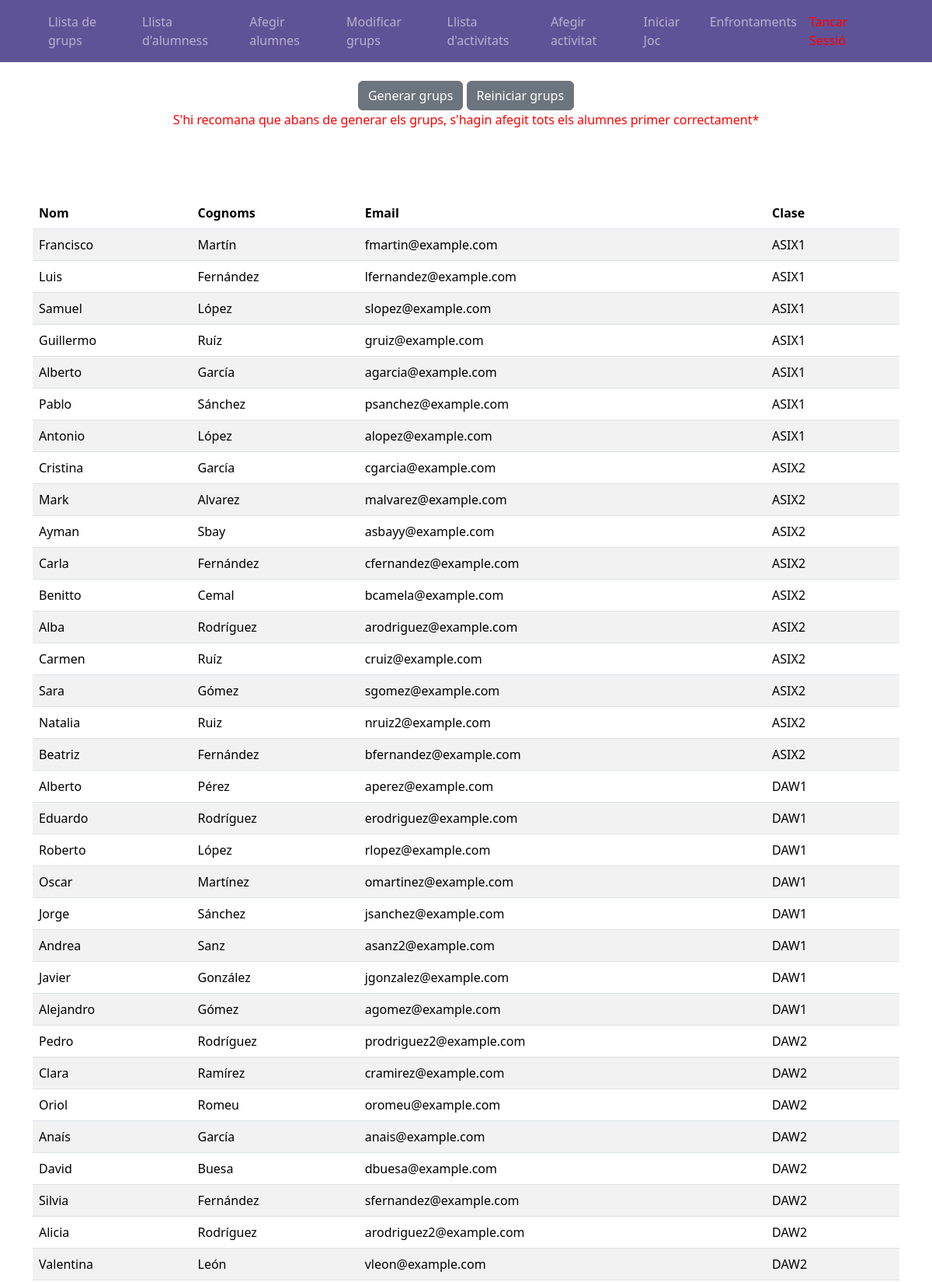
Screenshot of /Controlador/llistaAlumn.php (upper part) with the database file from the repository.
### tables this page shows
CREATE TABLE IF NOT EXISTS `alumne` (
  `id` int(11) NOT NULL AUTO_INCREMENT,
  `nom` varchar(45) NOT NULL,
  `cognoms` varchar(45) DEFAULT NULL,
  `email` varchar(45) DEFAULT NULL,
  `grup_id` int(11) NOT NULL,
  `Clase` varchar(6) NOT NULL,
  PRIMARY KEY (`id`)
);

### Controlador/llistaAlumn.php (called while the page is built, shortened)
<?php
require_once '../Model/consultasbd.php';
$alumnes = dadesAlumnes();
include '../Vista/LlistaAlumn.vista.php';
?>

### Model/consultasbd.php (called while the page is built, shortened)
<?php
function dadesAlumnes()
{
    $connexio = connexion();
    $query = "SELECT id, nom, cognoms, email, grup_id, Clase FROM alumne ORDER BY Clase";
    $stmt = $connexio->prepare($query);
    $stmt->execute();
    $alumnes = array();
    while ($row = $stmt->fetch(PDO::FETCH_ASSOC)) {
        $alumne = array(
            'id' => $row['id'],
            'nom' => $row['nom'],
            'cognoms' => $row['cognoms'],
            'email' => $row['email'],
            'grup_id' => $row['grup_id'],
            'Clase' => $row['Clase']
        );
        $alumnes[] = $alumne;
    }
    return $alumnes;
}

### Vista/LlistaAlumn.vista.php (the view, shortened to what this page needs)
<!DOCTYPE html>
<html lang="en">
<head>
    <link href="https://cdn.jsdelivr.net/npm/bootstrap@5.3.2/dist/css/bootstrap.min.css" rel="stylesheet">
    <link rel="stylesheet" href="../public/css/estils.css">
</head>
<body>
    <?php include 'AdminHeader.vista.php'; ?>
    <br>
    <div class="container btn-warning text-center">
        <button id="btnGenerar" type="button" class="btn btn-secondary">
            Generar grups
        </button>
        <button type="button" class="btn btn-secondary" onclick="window.location.href = 'reiniciar.php'">
            Reiniciar grups
        </button>
        <p style="color: red;">S'hi recomana que abans de generar els grups, s'hagin afegit tots els alumnes primer correctament*</p>
    </div>
    <br>
    <br>
    <br>
    <?php if (empty($alumnes)) : ?>
        <div class="container">
            <div class="row">
                <div class="col-12">
                    <h1>No hi ha alumnes</h1>
                </div>
            </div>
        </div>
    <?php else : ?>
        <div class="container">
            <div class="row">
                <div class="col-12">
                    <table class="table table-striped">
                        <thead>
                            <tr>
                                <th>Nom</th>
                                <th>Cognoms</th>
                                <th>Email</th>
                                <th>Clase</th>
                            </tr>
                        </thead>
                        <tbody>
                            <?php foreach ($alumnes as $alumne) : ?>
                                <tr>
                                    <td><?= $alumne['nom'] ?></td>
                                    <td><?= $alumne['cognoms'] ?></td>
                                    <td><?= $alumne['email'] ?></td>
                                    <td><?= $alumne['Clase'] ?></td>
                                </tr>
                            <?php endforeach; ?>
                        </tbody>
                    </table>
                </div>
            </div>
        </div>
    <?php endif; ?>
</body>
</html>

### Vista/AdminHeader.vista.php (shortened to what this page needs)
<header>
    <div class="container">
        <nav class="navbar navbar-expand-lg navbar-dark">
            <div class="container-fluid">
                <div class="collapse navbar-collapse" id="navbarNav">
                    <ul class="navbar-nav ms-auto">
                        <li class="nav-item">
                            <a class="nav-link" href="../Controlador/sessio.php">Llista de grups</a>
                        </li>
                        <li class="nav-item">
                            <a class="nav-link" href="../Controlador/llistaAlumn.php">Llista d'alumness</a>
                        </li>
                        <li class="nav-item">
                            <a class="nav-link" href="../Controlador/afegir.php">Afegir alumnes</a>
                        </li>
                        <li class="nav-item">
                            <a class="nav-link" href="../Controlador/modificarGrupAlumne.php">Modificar grups</a>
                        </li>
                        <li class="nav-item">
                            <a class="nav-link" href="../Controlador/llistaActivitats.php">Llista d'activitats</a>
                        </li>
                        <li class="nav-item">
                            <a class="nav-link" href="../Controlador/afegirActivitat.php">Afegir activitat</a>
                        </li>
                        <li class="nav-item">
                            <a class="nav-link" href="../Vista/Iniciar.php">Iniciar Joc</a>
                        </li>
                        <li class="nav-item">
                            <a class="nav-link" href="../Controlador/gruposCohesio.php">Enfrontaments</a>
                        </li>
                        <li class="nav-item">
                            <a class="nav-link sessio" href="../Controlador/cerrar_session.php">Tancar Sessió</a>
                        </li>
                    </ul>
                </div>
            </div>
        </nav>
    </div>
</header>

### public/css/estils.css (style rules this page uses)
header { background: #5f5397; }
.sessio { color: red !important; }

### rows the page displays
alumne: nom "Francisco", cognoms "Martín", email "fmartin@example.com", Clase "ASIX1"
alumne: nom "Luis", cognoms "Fernández", email "lfernandez@example.com", Clase "ASIX1"
alumne: nom "Samuel", cognoms "López", email "slopez@example.com", Clase "ASIX1"
alumne: nom "Guillermo", cognoms "Ruíz", email "gruiz@example.com", Clase "ASIX1"
alumne: nom "Alberto", cognoms "García", email "agarcia@example.com", Clase "ASIX1"
alumne: nom "Pablo", cognoms "Sánchez", email "psanchez@example.com", Clase "ASIX1"
alumne: nom "Antonio", cognoms "López", email "alopez@example.com", Clase "ASIX1"
alumne: nom "Cristina", cognoms "García", email "cgarcia@example.com", Clase "ASIX2"
alumne: nom "Mark", cognoms "Alvarez", email "malvarez@example.com", Clase "ASIX2"
alumne: nom "Ayman", cognoms "Sbay", email "asbayy@example.com", Clase "ASIX2"
alumne: nom "Carla", cognoms "Fernández", email "cfernandez@example.com", Clase "ASIX2"
alumne: nom "Benitto", cognoms "Cemal", email "bcamela@example.com", Clase "ASIX2"
alumne: nom "Alba", cognoms "Rodríguez", email "arodriguez@example.com", Clase "ASIX2"
alumne: nom "Carmen", cognoms "Ruíz", email "cruiz@example.com", Clase "ASIX2"
alumne: nom "Sara", cognoms "Gómez", email "sgomez@example.com", Clase "ASIX2"
alumne: nom "Natalia", cognoms "Ruiz", email "nruiz2@example.com", Clase "ASIX2"
alumne: nom "Beatriz", cognoms "Fernández", email "bfernandez@example.com", Clase "ASIX2"
alumne: nom "Alberto", cognoms "Pérez", email "aperez@example.com", Clase "DAW1"
alumne: nom "Eduardo", cognoms "Rodríguez", email "erodriguez@example.com", Clase "DAW1"
alumne: nom "Roberto", cognoms "López", email "rlopez@example.com", Clase "DAW1"
alumne: nom "Oscar", cognoms "Martínez", email "omartinez@example.com", Clase "DAW1"
alumne: nom "Jorge", cognoms "Sánchez", email "jsanchez@example.com", Clase "DAW1"
alumne: nom "Andrea", cognoms "Sanz", email "asanz2@example.com", Clase "DAW1"
alumne: nom "Javier", cognoms "González", email "jgonzalez@example.com", Clase "DAW1"
alumne: nom "Alejandro", cognoms "Gómez", email "agomez@example.com", Clase "DAW1"
alumne: nom "Pedro", cognoms "Rodríguez", email "prodriguez2@example.com", Clase "DAW2"
alumne: nom "Clara", cognoms "Ramírez", email "cramirez@example.com", Clase "DAW2"
alumne: nom "Oriol", cognoms "Romeu", email "oromeu@example.com", Clase "DAW2"
alumne: nom "Anaís", cognoms "García", email "anais@example.com", Clase "DAW2"
alumne: nom "David", cognoms "Buesa", email "dbuesa@example.com", Clase "DAW2"
alumne: nom "Silvia", cognoms "Fernández", email "sfernandez@example.com", Clase "DAW2"
alumne: nom "Alicia", cognoms "Rodríguez", email "arodriguez2@example.com", Clase "DAW2"
alumne: nom "Valentina", cognoms "León", email "vleon@example.com", Clase "DAW2"
